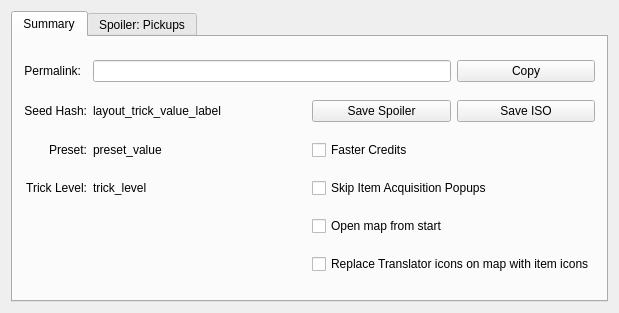
<?xml version="1.0" encoding="UTF-8"?>
<ui version="4.0">
 <class>SeedDetailsWindow</class>
 <widget class="QMainWindow" name="SeedDetailsWindow">
  <property name="geometry">
   <rect>
    <x>0</x>
    <y>0</y>
    <width>619</width>
    <height>313</height>
   </rect>
  </property>
  <property name="windowTitle">
   <string>Seed Details</string>
  </property>
  <widget class="QWidget" name="centralWidget">
   <property name="maximumSize">
    <size>
     <width>16777215</width>
     <height>16777215</height>
    </size>
   </property>
   <property name="layoutDirection">
    <enum>Qt::LeftToRight</enum>
   </property>
   <layout class="QVBoxLayout" name="verticalLayout">
    <item>
     <widget class="QTabWidget" name="layout_info_tab">
      <property name="currentIndex">
       <number>0</number>
      </property>
      <widget class="QWidget" name="details_tab">
       <attribute name="title">
        <string>Summary</string>
       </attribute>
       <layout class="QGridLayout" name="gridLayout_3">
        <item row="4" column="3" colspan="2">
         <widget class="QCheckBox" name="remove_hud_popup_check">
          <property name="text">
           <string>Skip Item Acquisition Popups</string>
          </property>
         </widget>
        </item>
        <item row="6" column="3" colspan="2">
         <widget class="QCheckBox" name="pickup_markers_check">
          <property name="text">
           <string>Replace Translator icons on map with item icons</string>
          </property>
         </widget>
        </item>
        <item row="1" column="0">
         <widget class="QLabel" name="layout_seed_hash_text_label">
          <property name="text">
           <string>Seed Hash:</string>
          </property>
          <property name="alignment">
           <set>Qt::AlignRight|Qt::AlignTrailing|Qt::AlignVCenter</set>
          </property>
         </widget>
        </item>
        <item row="1" column="1">
         <widget class="QLabel" name="layout_seed_hash_value_label">
          <property name="text">
           <string>layout_trick_value_label</string>
          </property>
         </widget>
        </item>
        <item row="1" column="3">
         <widget class="QPushButton" name="export_log_button">
          <property name="text">
           <string>Save Spoiler</string>
          </property>
         </widget>
        </item>
        <item row="5" column="3" colspan="2">
         <widget class="QCheckBox" name="open_map_check">
          <property name="text">
           <string>Open map from start</string>
          </property>
         </widget>
        </item>
        <item row="2" column="1">
         <widget class="QLabel" name="layout_preset_value_label">
          <property name="text">
           <string>preset_value</string>
          </property>
         </widget>
        </item>
        <item row="1" column="4">
         <widget class="QPushButton" name="export_iso_button">
          <property name="text">
           <string>Save ISO</string>
          </property>
         </widget>
        </item>
        <item row="0" column="0">
         <widget class="QLabel" name="layout_permalink_text_label">
          <property name="sizePolicy">
           <sizepolicy hsizetype="Fixed" vsizetype="Preferred">
            <horstretch>0</horstretch>
            <verstretch>0</verstretch>
           </sizepolicy>
          </property>
          <property name="text">
           <string>Permalink:</string>
          </property>
          <property name="alignment">
           <set>Qt::AlignRight|Qt::AlignTrailing|Qt::AlignVCenter</set>
          </property>
         </widget>
        </item>
        <item row="2" column="3" colspan="2">
         <widget class="QCheckBox" name="faster_credits_check">
          <property name="text">
           <string>Faster Credits</string>
          </property>
         </widget>
        </item>
        <item row="4" column="1">
         <widget class="QLabel" name="layout_trick_level_text_value">
          <property name="text">
           <string>trick_level</string>
          </property>
         </widget>
        </item>
        <item row="2" column="0">
         <widget class="QLabel" name="layout_preset_text_label">
          <property name="text">
           <string>Preset:</string>
          </property>
          <property name="alignment">
           <set>Qt::AlignRight|Qt::AlignTrailing|Qt::AlignVCenter</set>
          </property>
         </widget>
        </item>
        <item row="4" column="0">
         <widget class="QLabel" name="layout_trick_level_text_label">
          <property name="text">
           <string>Trick Level:</string>
          </property>
          <property name="alignment">
           <set>Qt::AlignRight|Qt::AlignTrailing|Qt::AlignVCenter</set>
          </property>
         </widget>
        </item>
        <item row="0" column="4">
         <widget class="QPushButton" name="layout_permalink_copy_button">
          <property name="text">
           <string>Copy</string>
          </property>
         </widget>
        </item>
        <item row="0" column="1" colspan="3">
         <widget class="QLineEdit" name="layout_permalink_edit">
          <property name="font">
           <font>
            <pointsize>8</pointsize>
           </font>
          </property>
          <property name="readOnly">
           <bool>true</bool>
          </property>
         </widget>
        </item>
       </layout>
      </widget>
      <widget class="QWidget" name="pickup_tab">
       <attribute name="title">
        <string>Spoiler: Pickups</string>
       </attribute>
       <layout class="QGridLayout" name="gridLayout_2">
        <item row="0" column="2">
         <widget class="QComboBox" name="pickup_spoiler_pickup_combobox">
          <item>
           <property name="text">
            <string>None</string>
           </property>
          </item>
         </widget>
        </item>
        <item row="0" column="0">
         <widget class="QLabel" name="pickup_spoiler_label">
          <property name="toolTip">
           <string>Enter text to the right to filter the list below</string>
          </property>
          <property name="text">
           <string>Search Pickup</string>
          </property>
         </widget>
        </item>
        <item row="2" column="0" colspan="3">
         <widget class="QScrollArea" name="pickup_spoiler_scroll_area">
          <property name="verticalScrollBarPolicy">
           <enum>Qt::ScrollBarAlwaysOn</enum>
          </property>
          <property name="sizeAdjustPolicy">
           <enum>QAbstractScrollArea::AdjustToContents</enum>
          </property>
          <property name="widgetResizable">
           <bool>true</bool>
          </property>
          <property name="alignment">
           <set>Qt::AlignLeading|Qt::AlignLeft|Qt::AlignTop</set>
          </property>
          <widget class="QWidget" name="pickup_spoiler_scroll_contents">
           <property name="geometry">
            <rect>
             <x>0</x>
             <y>0</y>
             <width>579</width>
             <height>222</height>
            </rect>
           </property>
           <layout class="QVBoxLayout" name="verticalLayout_3">
            <property name="leftMargin">
             <number>3</number>
            </property>
            <property name="rightMargin">
             <number>3</number>
            </property>
            <item>
             <layout class="QVBoxLayout" name="pickup_spoiler_scroll_content_layout"/>
            </item>
           </layout>
          </widget>
         </widget>
        </item>
        <item row="0" column="1">
         <widget class="QPushButton" name="pickup_spoiler_show_all_button">
          <property name="text">
           <string>Show All</string>
          </property>
         </widget>
        </item>
       </layout>
      </widget>
     </widget>
    </item>
   </layout>
  </widget>
  <widget class="QMenuBar" name="menuBar">
   <property name="geometry">
    <rect>
     <x>0</x>
     <y>0</y>
     <width>619</width>
     <height>17</height>
    </rect>
   </property>
  </widget>
 </widget>
 <layoutdefault spacing="6" margin="11"/>
 <resources/>
 <connections/>
</ui>
